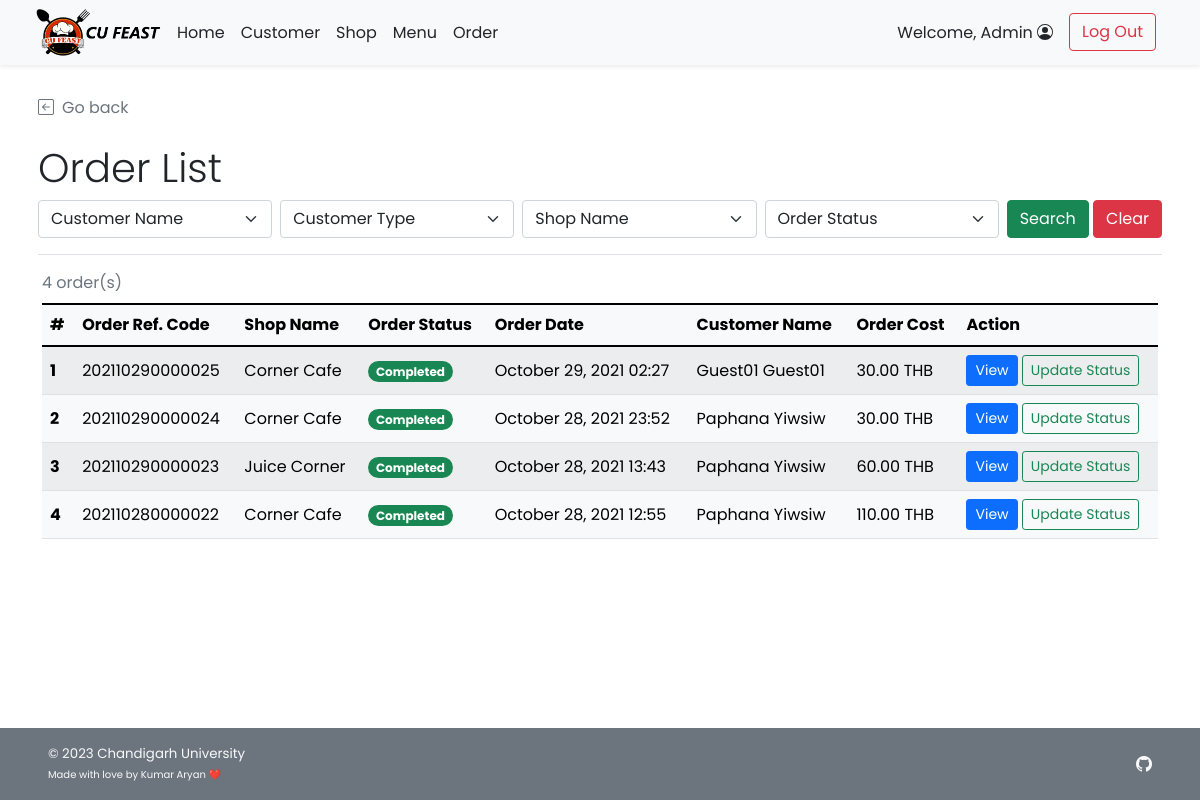
Screenshot of /admin/admin_order_list.php (signed in) with the database file from the repository.
### tables this page shows
CREATE TABLE `order_header` (
  `orh_id` int(11) NOT NULL,
  `orh_refcode` varchar(15) DEFAULT NULL,
  `c_id` int(11) NOT NULL,
  `s_id` int(11) NOT NULL,
  `p_id` int(11) NOT NULL,
  `orh_ordertime` timestamp NOT NULL DEFAULT current_timestamp(),
  `orh_pickuptime` datetime NOT NULL,
  `orh_orderstatus` varchar(10) NOT NULL,
  `orh_finishedtime` datetime DEFAULT NULL
);

CREATE TABLE `shop` (
  `s_id` int(11) NOT NULL,
  `s_username` varchar(45) NOT NULL,
  `s_pwd` varchar(45) NOT NULL,
  `s_name` varchar(100) NOT NULL,
  `s_location` varchar(100) NOT NULL,
  `s_openhour` time NOT NULL,
  `s_closehour` time NOT NULL,
  `s_status` tinyint(4) NOT NULL DEFAULT 1 COMMENT 'Shop ready for taking an order or not (True for open, False for close)',
  `s_preorderStatus` tinyint(4) NOT NULL DEFAULT 1 COMMENT 'Shop is ready for tomorrow pre-order or not',
  `s_email` varchar(100) NOT NULL,
  `s_phoneno` varchar(45) NOT NULL,
  `s_pic` text DEFAULT NULL
);

CREATE TABLE `customer` (
  `c_id` int(11) NOT NULL,
  `c_username` varchar(45) NOT NULL,
  `c_pwd` varchar(45) NOT NULL,
  `c_firstname` varchar(45) NOT NULL,
  `c_lastname` varchar(45) NOT NULL,
  `c_email` varchar(100) NOT NULL,
  `c_gender` varchar(1) NOT NULL COMMENT 'M for Male, F for Female',
  `c_type` varchar(3) NOT NULL COMMENT 'Type of customer in this canteen (STD for student, INS for instructor, STF for staff, GUE for guest, ADM for admin, OTH for other)'
);

CREATE TABLE `payment` (
  `p_id` int(11) NOT NULL,
  `c_id` int(11) NOT NULL,
  `p_type` varchar(45) NOT NULL,
  `p_amount` decimal(7,2) NOT NULL,
  `p_detail` text DEFAULT NULL
);

### admin/admin_order_list.php (the view, shortened to what this page needs)
<!DOCTYPE html>
<html lang="en" class="h-100">
<head>
    <?php
        include("../conn_db.php");
        include('../head.php');
    ?>
    <link href="../css/main.css" rel="stylesheet">
</head>
<body class="d-flex flex-column h-100">
    <?php include('nav_header_admin.php')?>
    <div class="container p-2 pb-0" id="admin-dashboard">
        <div class="mt-4 border-bottom">
            <a class="nav nav-item text-decoration-none text-muted mb-2" href="#" onclick="history.back();">
                <i class="bi bi-arrow-left-square me-2"></i>Go back
            </a>
            <h2 class="pt-3 display-6">Order List</h2>
            <form class="form-floating mb-3" method="GET" action="admin_order_list.php">
                <div class="row g-2">
                    <div class="col">
                        <select class="form-select" id="c_id" name="c_id">
                            <option selected value="">Customer Name</option>
                        </select>
                    </div>
                    <div class="col">
                        <select class="form-select" id="utype" name="ut">
                            <?php if(isset($_GET["search"])){?>
                            <option selected value="">Customer Type</option>
                            <option value="STD" <?php if($_GET["ut"]=="STD"){ echo "selected";}?>>Student</option>
                            <option value="INS" <?php if($_GET["ut"]=="INS"){ echo "selected";}?>>Professor</option>
                            <option value="TAS" <?php if($_GET["ut"]=="TAS"){ echo "selected";}?>>Teaching Assistant</option>
                            <option value="STF" <?php if($_GET["ut"]=="STF"){ echo "selected";}?>>Faculty Staff</option>
                            <option value="GUE" <?php if($_GET["ut"]=="GUE"){ echo "selected";}?>>Visitor</option>
                            <option value="ADM" <?php if($_GET["ut"]=="ADM"){ echo "selected";}?>>Admin</option>
                            <option value="OTH" <?php if($_GET["ut"]=="OTH"){ echo "selected";}?>>Other</option>
                            <?php }else{ ?>
                            <option selected value="">Customer Type</option>
                            <?php } ?>
                        </select>
                    </div>
                    <div class="col">
                        <select class="form-select" id="s_id" name="s_id">
                            <option selected value="">Shop Name</option>
                            <?php
                                $option_query = "SELECT DISTINCT s.s_id, s.s_name
                                FROM order_header orh INNER JOIN shop s ON orh.s_id = s.s_id;";
                                $option_result = $mysqli -> query($option_query);
                                $opt_row = $option_result -> num_rows;
                            ?>
                        </select>
                    </div>
                    <div class="col">
                        <select class="form-select" id="orderstatus" name="os">
                            <?php if(isset($_GET["search"])){?>
                            <option selected value="">Order Status</option>
                            <option value="ACPT" <?php if($_GET["os"]=="ACPT"){ echo "selected";}?>>Order Accepted</option>
                            <option value="PREP" <?php if($_GET["os"]=="PREP"){ echo "selected";}?>>Order Preparing</option>
                            <option value="RDPK" <?php if($_GET["os"]=="RDPK"){ echo "selected";}?>>Ready for Pick-Up</option>
                            <option value="FNSH" <?php if($_GET["os"]=="FNSH"){ echo "selected";}?>>Order Finished</option>
                            <?php }else{ ?>
                            <option selected value="">Order Status</option>
                            <?php } ?>
                        </select>
                    </div>
                    <div class="col-auto">
                        <button type="submit" name="search" value="1" class="btn btn-success"
                        <?php if($opt_row==0){echo "disabled";} ?>>Search</button>
                        <button type="reset" class="btn btn-danger"
                            onclick="javascript: window.location='admin_order_list.php'">Clear</button>
                    </div>
                </div>
            </form>
        </div>
    </div>
    <?php
            if(isset($_GET["search"])){
                if($_GET["c_id"]!=''){ $cid_clause = " AND orh.c_id = '{$_GET['c_id']}' "; }else{ $cid_clause = " ";}
                if($_GET["s_id"]!=''){ $sid_clause = " AND orh.s_id = '{$_GET['s_id']}' "; }else{ $sid_clause = " ";}
                $query = "SELECT orh.orh_id,orh.orh_refcode,orh.orh_ordertime,c.c_firstname,c.c_lastname,orh.orh_orderstatus,p.p_amount,s.s_name
                FROM order_header orh INNER JOIN customer c ON orh.c_id = c.c_id INNER JOIN payment p ON p.p_id = orh.p_id
                INNER JOIN shop s ON orh.s_id = s.s_id WHERE c.c_type LIKE '%{$_GET['ut']}%'
                AND orh_orderstatus LIKE '%{$_GET['os']}%'".$cid_clause.$sid_clause." ORDER BY orh.orh_ordertime DESC;";
            }else{
                $query = "SELECT orh.orh_id,orh.orh_refcode,orh.orh_ordertime,c.c_firstname,c.c_lastname,orh.orh_orderstatus,p.p_amount,s.s_name
                FROM order_header orh INNER JOIN customer c ON orh.c_id = c.c_id INNER JOIN payment p ON p.p_id = orh.p_id INNER JOIN shop s ON orh.s_id = s.s_id ORDER BY orh.orh_ordertime DESC;";
            }
            $result = $mysqli -> query($query);
            $numrow = $result -> num_rows;
            if($numrow > 0){
        ?>
        <div class="container align-items-stretch pt-2">
            <div class="table-responsive">
            <table class="table rounded-5 table-light table-striped table-hover align-middle caption-top mb-3">
                <caption><?php echo $numrow;?> order(s) <?php if(isset($_GET["search"])){?><br /><a
                        Result</a><?php } ?></caption>
                <thead class="bg-light">
                    <tr>
                        <th scope="col">#</th>
                        <th scope="col">Order Ref. Code</th>
                        <th scope="col">Shop Name</th>
                        <th scope="col">Order Status</th>
                        <th scope="col">Order Date</th>
                        <th scope="col">Customer Name</th>
                        <th scope="col">Order Cost</th>
                        <th scope="col">Action</th>
                    </tr>
                </thead>
                <tbody>
                    <?php $i=1; while($row = $result -> fetch_array()){ ?>
                    <tr>
                        <th><?php echo $i++;?></th>
                        <td><?php echo $row["orh_refcode"];?></td>
                        <td><?php echo $row["s_name"];?></td>
                        <td>
                            <?php if($row["orh_orderstatus"]=="ACPT"){ ?>
                                <span class="fw-bold badge rounded-pill bg-info text-dark">Accepted</span>
                            <?php }else if($row["orh_orderstatus"]=="PREP"){ ?>
                                <span class="fw-bold badge rounded-pill bg-warning text-dark">Preparing</span>
                            <?php }else if($row["orh_orderstatus"]=="RDPK"){ ?>
                                <span class="fw-bold badge rounded-pill bg-primary text-white">Ready to pick up</span>
                            <?php }else if($row["orh_orderstatus"]=="FNSH"){?>
                                <span class="fw-bold badge rounded-pill bg-success text-white">Completed</span>
                            <?php } ?>
                        </td>
                        <td><?php
                        $order_time = (new Datetime($row["orh_ordertime"])) -> format("F j, Y H:i");
                        echo $order_time;
                        ?></td>
                        <td><?php echo $row["c_firstname"]." ".$row["c_lastname"];?></td>
                        <td><?php echo $row["p_amount"]." THB";?></td>
                        <td>
                            <a href="admin_order_detail.php?orh_id=<?php echo $row["orh_id"]?>" class="btn btn-sm btn-primary">View</a>
                            <a href="admin_order_update.php?orh_id=<?php echo $row["orh_id"]?>" class="btn btn-sm btn-outline-success">Update Status</a>
                        </td>
                    </tr>
                    <?php } ?>
                </tbody>
            </table>
        </div>
        </div>
        <?php } ?>
    <footer
    class="footer d-flex flex-wrap justify-content-between align-items-center px-5 py-3 mt-auto bg-secondary text-light">
        <span class="smaller-font">&copy; 2023 Chandigarh University<br /><span class="xsmall-font">Made with love by Kumar Aryan ❤️</span></span>
        <ul class="nav justify-content-end list-unstyled d-flex">
            <li class="ms-3"><a class="text-light" target="_blank" href="https://github.com/kumararyan0530"><i
                        class="bi bi-github"></i></a></li>
        </ul>
    </footer>
</body>
</html>

### css/main.css (style rules this page uses)
html { height: 100%; }
body { height: 100%; padding-top: 4rem; margin-bottom: -50px; font-family: 'Poppins', 'Noto Sans Thai', sans-serif; }
a { cursor: pointer; }
.bi { vertical-align: -.125em; fill: currentColor; }
.text-white { color: white; }
.smaller-font { font-size: smaller; }
.xsmall-font { font-size: x-small; }

### rows the page displays
order_header: orh_refcode "202110290000025", s.s_name "Corner Cafe", orh_orderstatus "Completed", orh_ordertime "October 29, 2021 02:27", c.c_firstname "Guest01", c.c_lastname "Guest01", p.p_amount "30.00"
order_header: orh_refcode "202110290000024", s.s_name "Corner Cafe", orh_orderstatus "Completed", orh_ordertime "October 28, 2021 23:52", c.c_firstname "Paphana", c.c_lastname "Yiwsiw", p.p_amount "30.00"
order_header: orh_refcode "202110290000023", s.s_name "Juice Corner", orh_orderstatus "Completed", orh_ordertime "October 28, 2021 13:43", c.c_firstname "Paphana", c.c_lastname "Yiwsiw", p.p_amount "60.00"
order_header: orh_refcode "202110280000022", s.s_name "Corner Cafe", orh_orderstatus "Completed", orh_ordertime "October 28, 2021 12:55", c.c_firstname "Paphana", c.c_lastname "Yiwsiw", p.p_amount "110.00"

### other values shown
$_SESSION['firstname'] "Admin"
$numrow "4"
